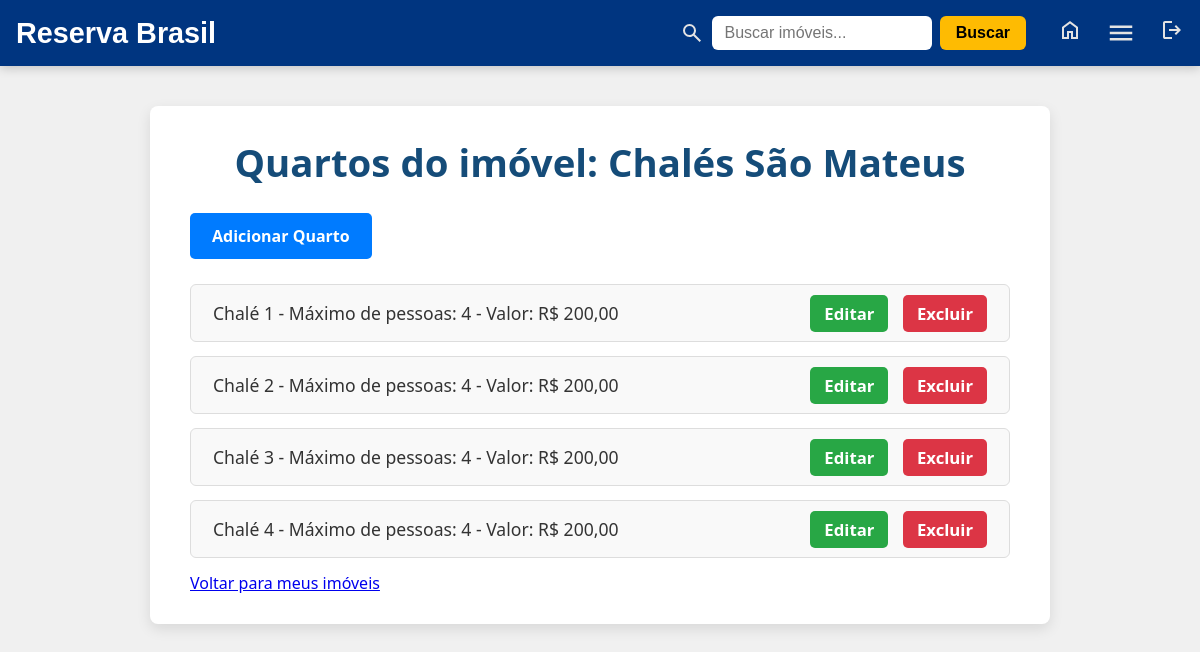
/meus-imoveis/10/quartos/ (signed in), run on an earlier commit of the app's database.
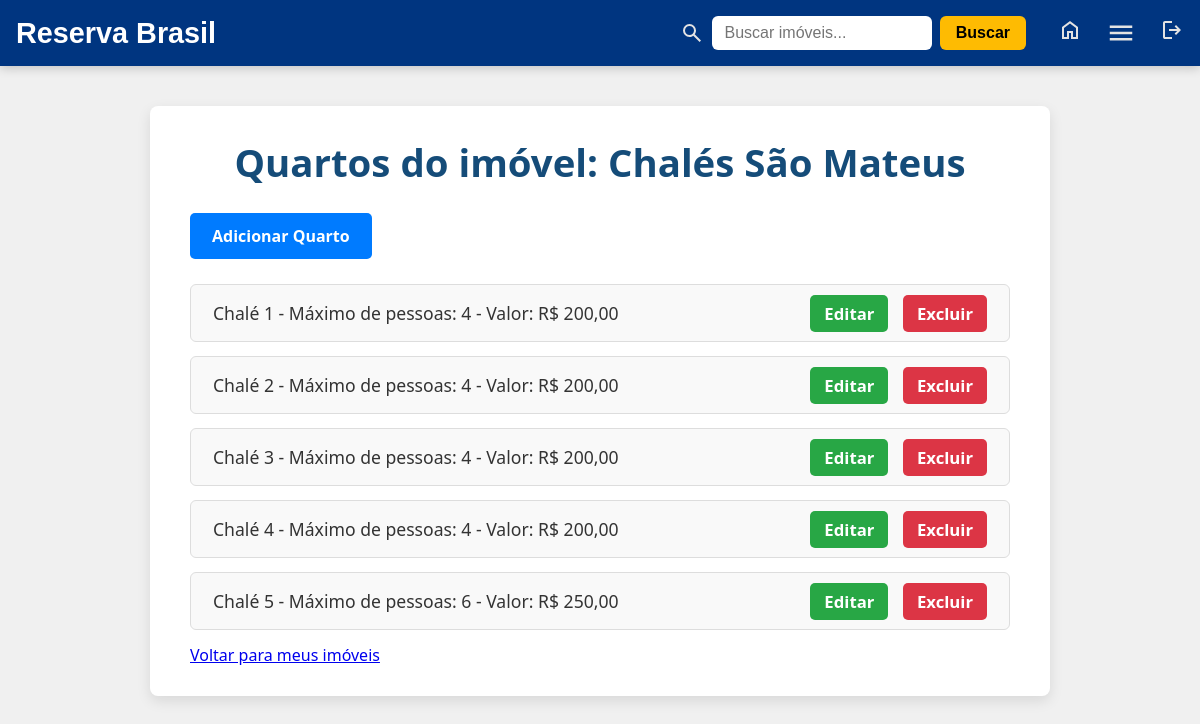
And on a later commit of the database.
### core/models.py (models this page shows, shortened)
class Room(models.Model):
    property = models.ForeignKey(Property, on_delete=models.CASCADE, related_name='rooms')
    name = models.CharField(max_length=100)
    beds = models.PositiveIntegerField(default=1)
    price = models.DecimalField(max_digits=10, decimal_places=2)
    numberOfPeople = models.IntegerField(null=True, blank=True)
    description = models.TextField(blank=True, null=True)

### core/views.py (the view)
# urls.py: path('meus-imoveis/<int:property_id>/quartos/', RoomListView.as_view(), name='room-list'),
class RoomListView(LoginRequiredMixin, ListView):
    model = Room
    template_name = "room_list.html"
    context_object_name = "rooms"
    def get_queryset(self):
        property_id = self.kwargs['property_id']
        property_obj = get_object_or_404(Property, id_property=property_id, owner=self.request.user)
        return property_obj.rooms.all()
    def get_context_data(self, **kwargs):
        context = super().get_context_data(**kwargs)
        context['property'] = get_object_or_404(Property, id_property=self.kwargs['property_id'])
        return context

### core/templates/room_list.html (shortened to what this page needs)
{% load static %}
<!DOCTYPE html>
<html lang="en">
    <head>
        <link rel="stylesheet" href="{% static 'css/room_list.css' %}" />
    </head>
    <body>
        {% include "base.html" %} {% block content %}
        <div class="property-container">
            <h1>Quartos do imóvel: {{ property.name }}</h1>
            <a href="{% url 'room-create' property.id_property %}" class="create-button"
                >Adicionar Quarto</a
            >
            <ul class="property-list">
                {% for room in rooms %}
                <li>
                    <span
                        >{{ room.name }} - Máximo de pessoas: {{ room.numberOfPeople }} - Valor: R$
                        {{ room.price }}</span
                    >
                    <div>
                        <a href="{% url 'room-update' room.pk %}" class="edit-btn">Editar</a>
                        <a href="{% url 'room-delete' room.pk %}" class="delete-btn">Excluir</a>
                    </div>
                </li>
                {% empty %}
                <li class="empty-message">Nenhum quarto cadastrado para este imóvel.</li>
                {% endfor %}
            </ul>
            <a href="{% url 'my-properties' %}">Voltar para meus imóveis</a>
        </div>
        {% endblock %}
    </body>
</html>

What changed in the data, as far as the page shows it:
added Room: name "Chalé 5", numberOfPeople "6", price "250,00"
